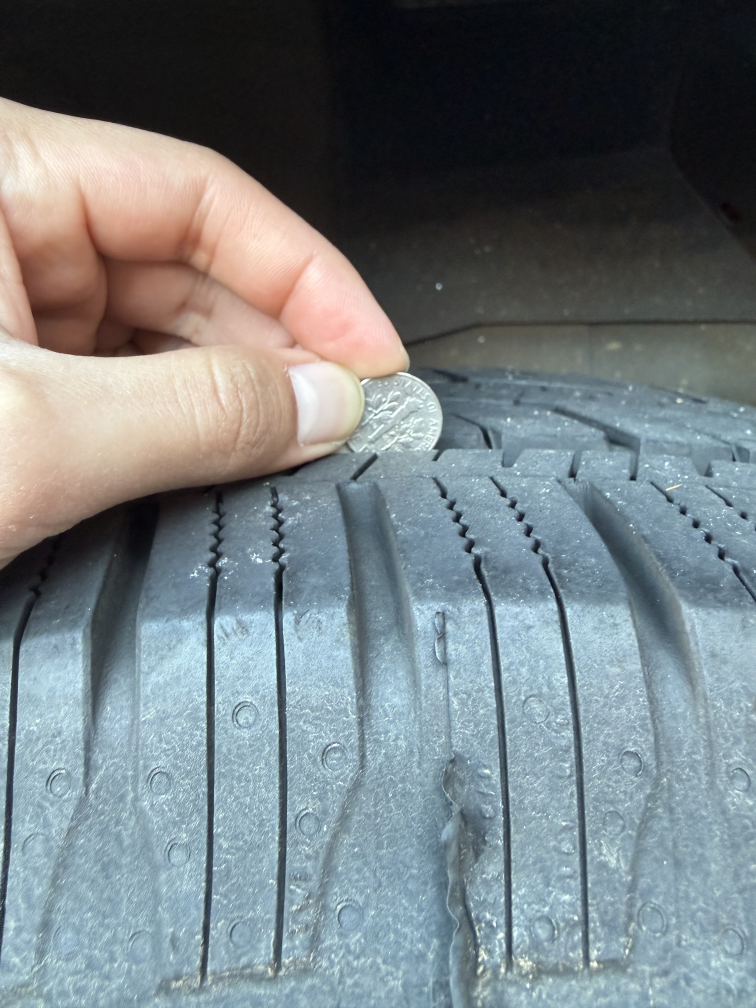
#> input picture Circle_Recognition/dime_off.jpeg, 3024 x 4032 px (shown at 1/4 size)
$ python circle2.py
#> lines starting #> are read from the running program, lines starting #| are printed output that depends on the picture; after the words box and inside, x2 and y2 are one past the last pixel; in counts of white or black regions, pixels touching at a corner belong together
import matplotlib.pyplot as plt
import cv2 as cv
import numpy as np
import os

def circle_edge_support_score(edges, cx, cy, r, band=3, n_samples=360):
    h, w = edges.shape
    angles = np.linspace(0, 2*np.pi, n_samples, endpoint=False)

    xs = (cx + r * np.cos(angles)).astype(np.int32)
    ys = (cy + r * np.sin(angles)).astype(np.int32)

    inb = (xs >= 0) & (xs < w) & (ys >= 0) & (ys < h)
    xs = xs[inb]
    ys = ys[inb]
    if len(xs) == 0:
        return 0.0

    hits = 0
    for x, y in zip(xs, ys):
        x0 = max(0, x - band); x1 = min(w, x + band + 1)
        y0 = max(0, y - band); y1 = min(h, y + band + 1)
        if np.any(edges[y0:y1, x0:x1]):
            hits += 1

    return hits / len(xs)

def houghCircleTransform():
    root = os.getcwd()
    # [4 lines of commented-out code are left out]
    imgPath = os.path.join(root, "dime_off.jpeg")


    img = cv.imread(imgPath)
#> img is the input picture: shape (4032, 3024, 3); mean B, G, R 129.6, 126, 117.1

    imgRGB = cv.cvtColor(img, cv.COLOR_BGR2RGB)

    gray = cv.cvtColor(img, cv.COLOR_BGR2GRAY)
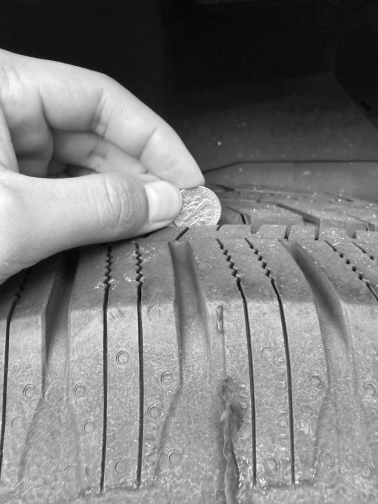
#> gray: shape (4032, 3024) (shown at 1/8 size); min 0, max 255, mean 123.8
    gray_blur = cv.medianBlur(gray, 21)

    edges = cv.Canny(gray_blur, 60, 180)
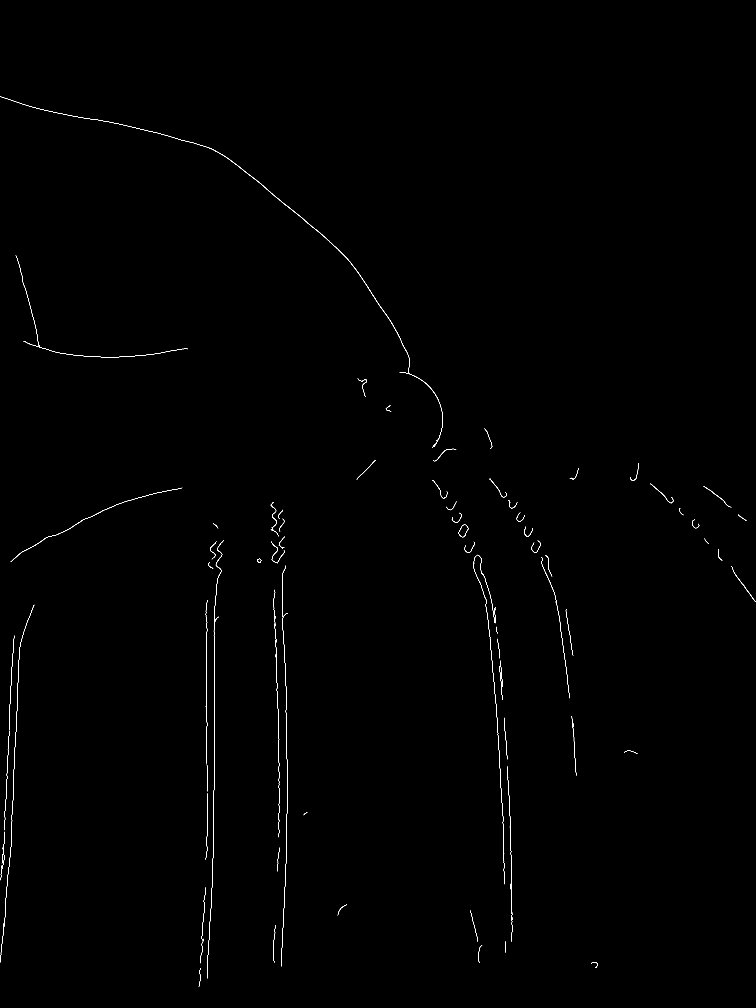
#> edges: shape (4032, 3024) (shown at 1/4 size); 0.18% white in thin lines or dots, all inside (x1, y1, x2, y2) = (0, 386, 3024, 3947)

    # Tweaking parameters:
    # param1: Threshold for edge detectors. Increase --> Edge detection less sensitive and reduce noise
    # minDist: Set minimum distance between centerpoints of circles
    # dp: Resolution of search grid for detecting circles. dp = 1 more precise. dp = 2 faster and less sensitive to noise.
    # param2: Threshold for what gets considered a circle. Increase --> Fewer circles detected

    param1 = 300
    minDist = 5
    dp = 1
    param2 = 15
    minRadius = 100
    maxRadius = 500

    circles = cv.HoughCircles(
        gray_blur, cv.HOUGH_GRADIENT,
        dp=dp, minDist=minDist,
        param1=param1, param2=param2,
        minRadius=minRadius, maxRadius=maxRadius
    )
#> circles = 41 rows, first 8: [1575.5, 1680.5, 194.5], [1570.5, 1683.5, 200.1], [1580.5, 1679.5, 189.8], [1566.5, 1688.5, 206.1], [1580.5, 1673.5, 186.5], [1586.5, 1676.5, 183.5], [663.5, 1009.5, 451.4], [1594.5, 1676.5, 175.9]

    if circles is None:
        print("No circles found.")
        plt.figure()
        plt.title("No circles found")
        plt.imshow(imgRGB)
        plt.show()
        return

    circles = np.uint16(np.around(circles))[0, :]
#> circles = 41 rows, first 8: [1576, 1680, 194], [1570, 1684, 200], [1580, 1680, 190], [1566, 1688, 206], [1580, 1674, 186], [1586, 1676, 184], [664, 1010, 451], [1594, 1676, 176]

# Score circles based on how many hits they get
    scored = []
    h, w = edges.shape
    border_margin = 5

    for (cx, cy, r) in circles:
        cx, cy, r = int(cx), int(cy), int(r)

        # Skip circles that are close to the image borders
        if cx - r < border_margin or cy - r < border_margin or cx + r >= w - border_margin or cy + r >= h - border_margin:
            continue

        score = circle_edge_support_score(edges, cx, cy, r, band=3, n_samples=400)
        scored.append((cx, cy, r, score))
#> this loop made 41 passes
#> (cx, cy, r, score) on passes 1 to 8: (1576, 1680, 194, 0.355), (1570, 1684, 200, 0.343), (1580, 1680, 190, 0.378), (1566, 1688, 206, 0.278), (1580, 1674, 186, 0.278), (1586, 1676, 184, 0.352), (664, 1010, 451, 0.117), (1594, 1676, 176, 0.292)
#> after the loop, scored = 41 items, first 6: (1576, 1680, 194, 0.355), (1570, 1684, 200, 0.343), (1580, 1680, 190, 0.378), (1566, 1688, 206, 0.278), (1580, 1674, 186, 0.278), (1586, 1676, 184, 0.352)

    if not scored:
        print("All circles are too close to the border.")
        plt.figure()
        plt.imshow(imgRGB)
        plt.show()
        return

    best = max(scored, key=lambda t: t[3])
#> best = (1580, 1680, 190, 0.378)
    cx_best, cy_best, r_best, s_best = best
#> cx_best = 1580; cy_best = 1680; r_best = 190; s_best = 0.378
    print(f"Best (by edge support): cx={cx_best}, cy={cy_best}, r={r_best}, support={s_best:.3f}")
#| Best (by edge support): cx=1580, cy=1680, r=190, support=0.378

    # Among circles with almost the same center, choose to show the one with the largest radius
    center_tol = 12
    min_support = 0.30

    same_object = []
    for (cx, cy, r, s) in scored:
        if abs(cx - cx_best) <= center_tol and abs(cy - cy_best) <= center_tol and s >= min_support:
            same_object.append((cx, cy, r, s))
#> this loop made 41 passes
#> after the loop, same_object = [(1576, 1680, 194, 0.355), (1570, 1684, 200, 0.343), (1580, 1680, 190, 0.378), (1586, 1676, 184, 0.352)]

    if same_object:
        chosen = max(same_object, key=lambda t: t[2])
#> chosen = (1570, 1684, 200, 0.343)
    else:
        chosen = best

    cx, cy, r, s = chosen
#> cx = 1570; cy = 1684; r = 200; s = 0.343
    print(f"Chosen: cx={cx}, cy={cy}, r={r}, support={s:.3f}, candidates_in_cluster={len(same_object)}")
#| Chosen: cx=1570, cy=1684, r=200, support=0.343, candidates_in_cluster=4


    cv.circle(imgRGB, (cx, cy), r, (0, 0, 255), 10)
    cv.circle(imgRGB, (cx, cy), 2, (0, 0, 255), 15)

    plt.figure()
    plt.title("Detected circle")
    plt.imshow(imgRGB)

    plt.figure()
    plt.title("Canny edges")
    plt.imshow(edges, cmap="gray")

    plt.show()


if __name__ == "__main__":
    houghCircleTransform()

$ run again, with Circle_Recognition/keyring.jpeg copied over Circle_Recognition/dime_off.jpeg
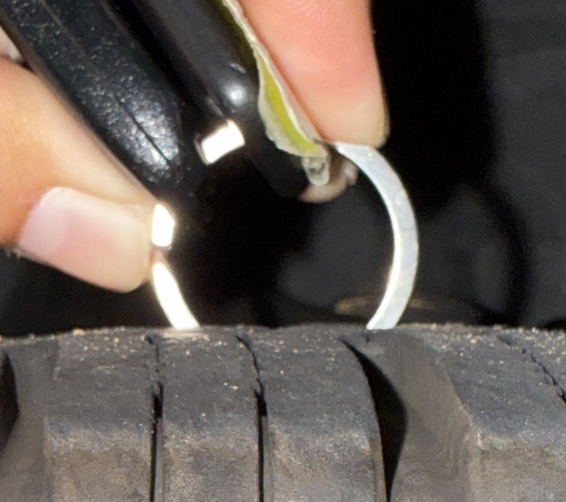
#> input picture Circle_Recognition/keyring.jpeg, 1132 x 1004 px (shown at 1/2 size)
#> in houghCircleTransform, img is the input picture: shape (1004, 1132, 3); mean B, G, R 82.4, 89, 98.5
#> in houghCircleTransform, `edges = cv.Canny(gray_blur, 60, 180)`:
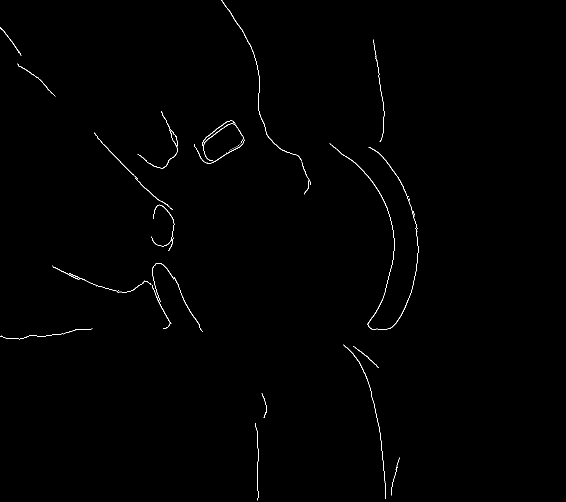
#> edges: shape (1004, 1132) (shown at 1/2 size); 0.44% white in thin lines or dots, all inside (x1, y1, x2, y2) = (0, 0, 837, 1001)
#> in houghCircleTransform, `circles = cv.HoughCircles( gray_blur, cv.HOUGH_GRADIENT, dp=dp, minDis..`: circles = 319 rows, first 8: [567.5, 495.5, 220.6], [553.5, 499.5, 281.2], [558.5, 498.5, 229.7], [577.5, 490.5, 209.7], [570.5, 491.5, 216.2], [545.5, 508.5, 246.3], [548.5, 501.5, 286.4], [543.5, 500.5, 291]
#> in houghCircleTransform, `circles = np.uint16(np.around(circles))[0, :]`: circles = 319 rows, first 8: [568, 496, 221], [554, 500, 281], [558, 498, 230], [578, 490, 210], [570, 492, 216], [546, 508, 246], [548, 502, 286], [544, 500, 291]
#> the loop in houghCircleTransform, `for (cx, cy, r) in circles:` made 319 passes
#> (cx, cy, r, score) on passes 1 to 3: (568, 496, 221, 0.415), (554, 500, 281, 0.287), (558, 498, 230, 0.365)
#> after the loop in houghCircleTransform, `for (cx, cy, r) in circles:`: scored = 314 items, first 6: (568, 496, 221, 0.415), (554, 500, 281, 0.287), (558, 498, 230, 0.365), (578, 490, 210, 0.263), (570, 492, 216, 0.307), (546, 508, 246, 0.32)
#> best = (568, 496, 221, 0.415)
#> cx_best = 568; cy_best = 496; r_best = 221; s_best = 0.415
#| Best (by edge support): cx=568, cy=496, r=221, support=0.415
#> the loop in houghCircleTransform, `for (cx, cy, r, s) in scored:` made 314 passes
#> after the loop in houghCircleTransform, `for (cx, cy, r, s) in scored:`: same_object = [(568, 496, 221, 0.415), (558, 498, 230, 0.365), (570, 492, 216, 0.307), (564, 500, 272, 0.345), (564, 492, 222, 0.415), (570, 500, 265, 0.325), (576, 498, 259, 0.31), (570, 504, 224, 0.31)]
#> chosen = (564, 500, 272, 0.345)
#> in houghCircleTransform, `cx, cy, r, s = chosen`: cx = 564; cy = 500; r = 272; s = 0.345
#| Chosen: cx=564, cy=500, r=272, support=0.345, candidates_in_cluster=8
#> in houghCircleTransform, `cv.circle(imgRGB, (cx, cy), r, (0, 0, 255), 10)`:
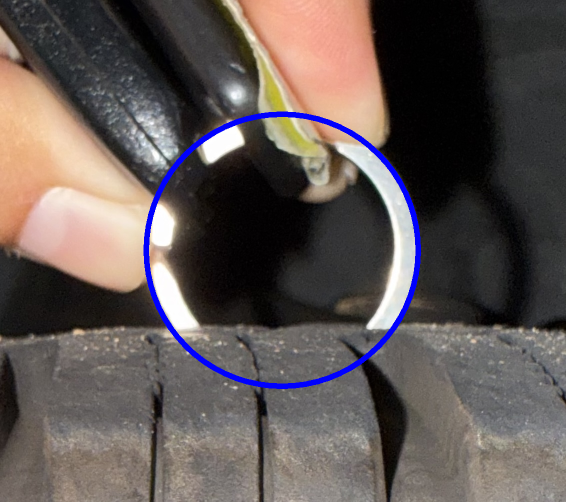
#> imgRGB: shape (1004, 1132, 3) (shown at 1/2 size); mean R, G, B 96.2, 86.9, 84.7

$ run again, with Circle_Recognition/quarter.jpeg copied over Circle_Recognition/dime_off.jpeg
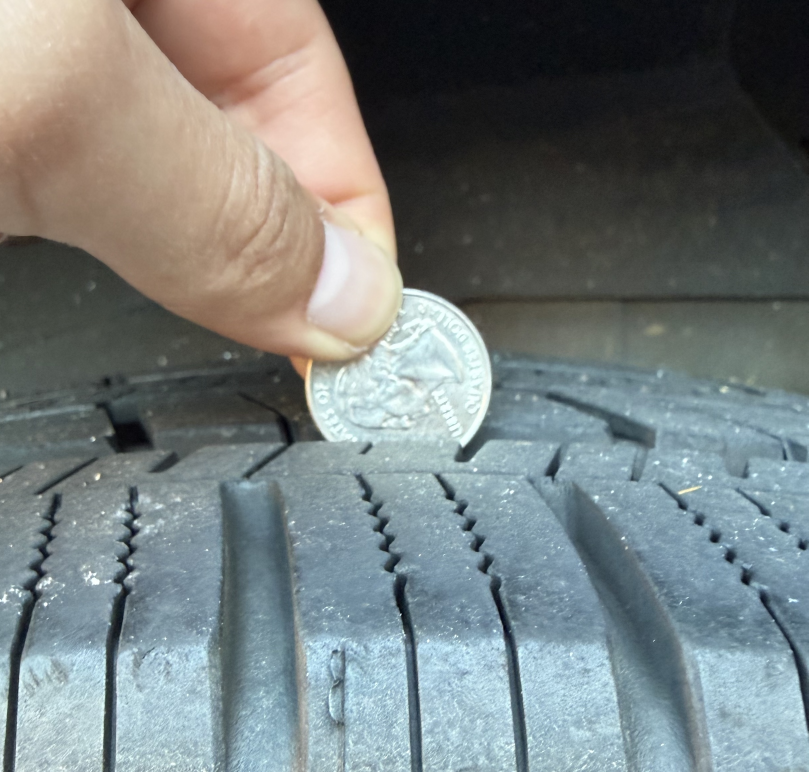
#> input picture Circle_Recognition/quarter.jpeg, 2425 x 2316 px (shown at 1/3 size)
#> in houghCircleTransform, img is the input picture: shape (2316, 2425, 3); mean B, G, R 126, 126.1, 118.6
#> in houghCircleTransform, `gray = cv.cvtColor(img, cv.COLOR_BGR2GRAY)`:
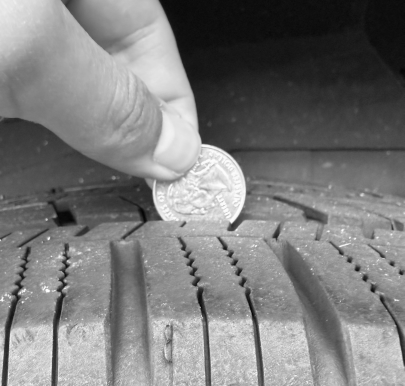
#> gray: shape (2316, 2425) (shown at 1/6 size); min 0, max 255, mean 123.8
#> in houghCircleTransform, `edges = cv.Canny(gray_blur, 60, 180)`:
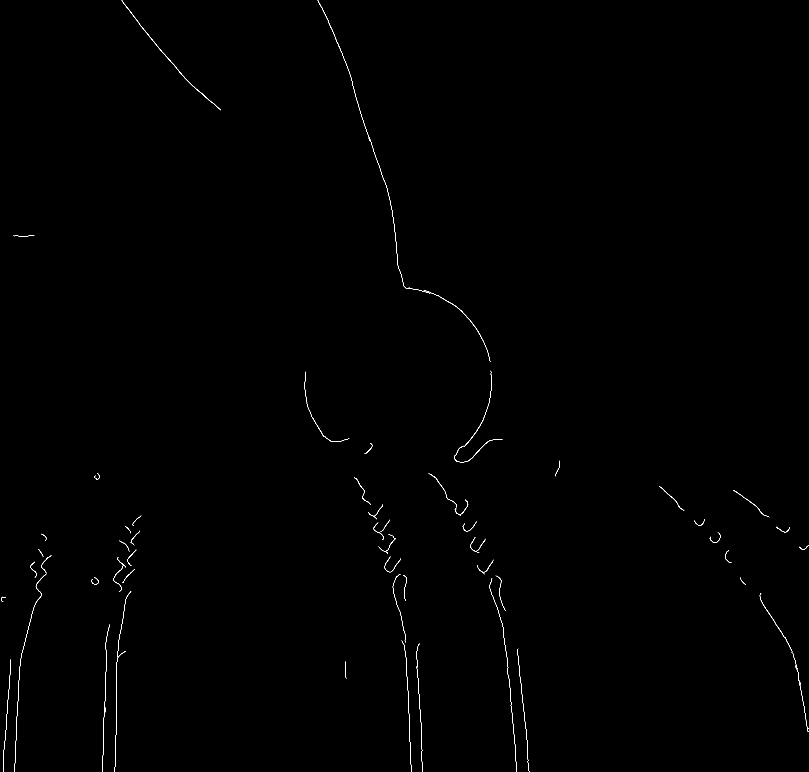
#> edges: shape (2316, 2425) (shown at 1/3 size); 0.19% white in thin lines or dots
#> in houghCircleTransform, `circles = cv.HoughCircles( gray_blur, cv.HOUGH_GRADIENT, dp=dp, minDis..`: circles = 108 rows, first 8: [1200.5, 1139.5, 275.1], [1192.5, 1139.5, 282], [1187.5, 1141.5, 286.1], [1203.5, 1134.5, 269.9], [1184.5, 1137.5, 289.9], [1187.5, 1146.5, 289.4], [1197.5, 1143.5, 279.4], [1207.5, 1145.5, 266.4]
#> in houghCircleTransform, `circles = np.uint16(np.around(circles))[0, :]`: circles = 108 rows, first 8: [1200, 1140, 275], [1192, 1140, 282], [1188, 1142, 286], [1204, 1134, 270], [1184, 1138, 290], [1188, 1146, 289], [1198, 1144, 279], [1208, 1146, 266]
#> the loop in houghCircleTransform, `for (cx, cy, r) in circles:` made 108 passes
#> (cx, cy, r, score) on passes 1 to 8: (1200, 1140, 275, 0.395), (1192, 1140, 282, 0.425), (1188, 1142, 286, 0.335), (1204, 1134, 270, 0.315), (1184, 1138, 290, 0.273), (1188, 1146, 289, 0.273), (1198, 1144, 279, 0.445), (1208, 1146, 266, 0.195)
#> after the loop in houghCircleTransform, `for (cx, cy, r) in circles:`: scored = 107 items, first 6: (1200, 1140, 275, 0.395), (1192, 1140, 282, 0.425), (1188, 1142, 286, 0.335), (1204, 1134, 270, 0.315), (1184, 1138, 290, 0.273), (1188, 1146, 289, 0.273)
#> best = (1198, 1144, 279, 0.445)
#> cx_best = 1198; cy_best = 1144; r_best = 279; s_best = 0.445
#| Best (by edge support): cx=1198, cy=1144, r=279, support=0.445
#> the loop in houghCircleTransform, `for (cx, cy, r, s) in scored:` made 107 passes
#> after the loop in houghCircleTransform, `for (cx, cy, r, s) in scored:`: same_object = [(1200, 1140, 275, 0.395), (1192, 1140, 282, 0.425), (1188, 1142, 286, 0.335), (1204, 1134, 270, 0.315), (1198, 1144, 279, 0.445), (1210, 1134, 265, 0.307), (1206, 1140, 271, 0.372), (1196, 1136, 277, 0.36)]
#> chosen = (1188, 1142, 286, 0.335)
#> in houghCircleTransform, `cx, cy, r, s = chosen`: cx = 1188; cy = 1142; r = 286; s = 0.335
#| Chosen: cx=1188, cy=1142, r=286, support=0.335, candidates_in_cluster=8
